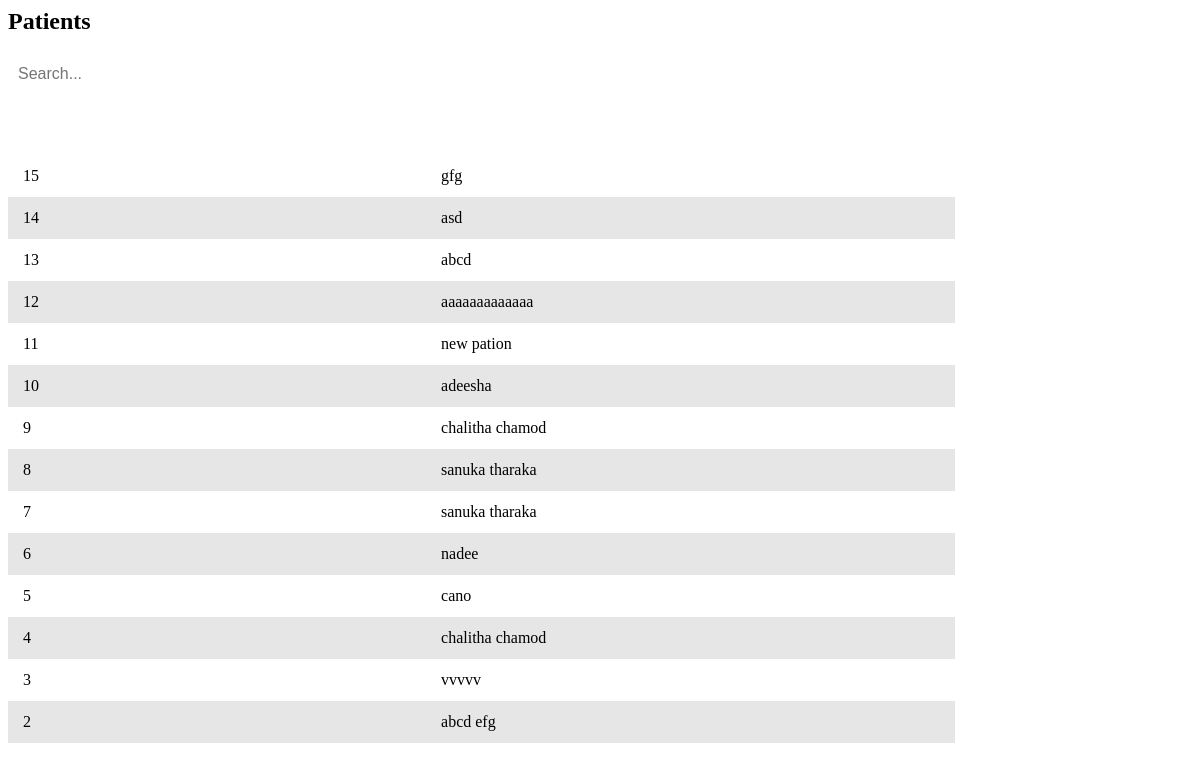
The app's page /reception/patients.php, older data.
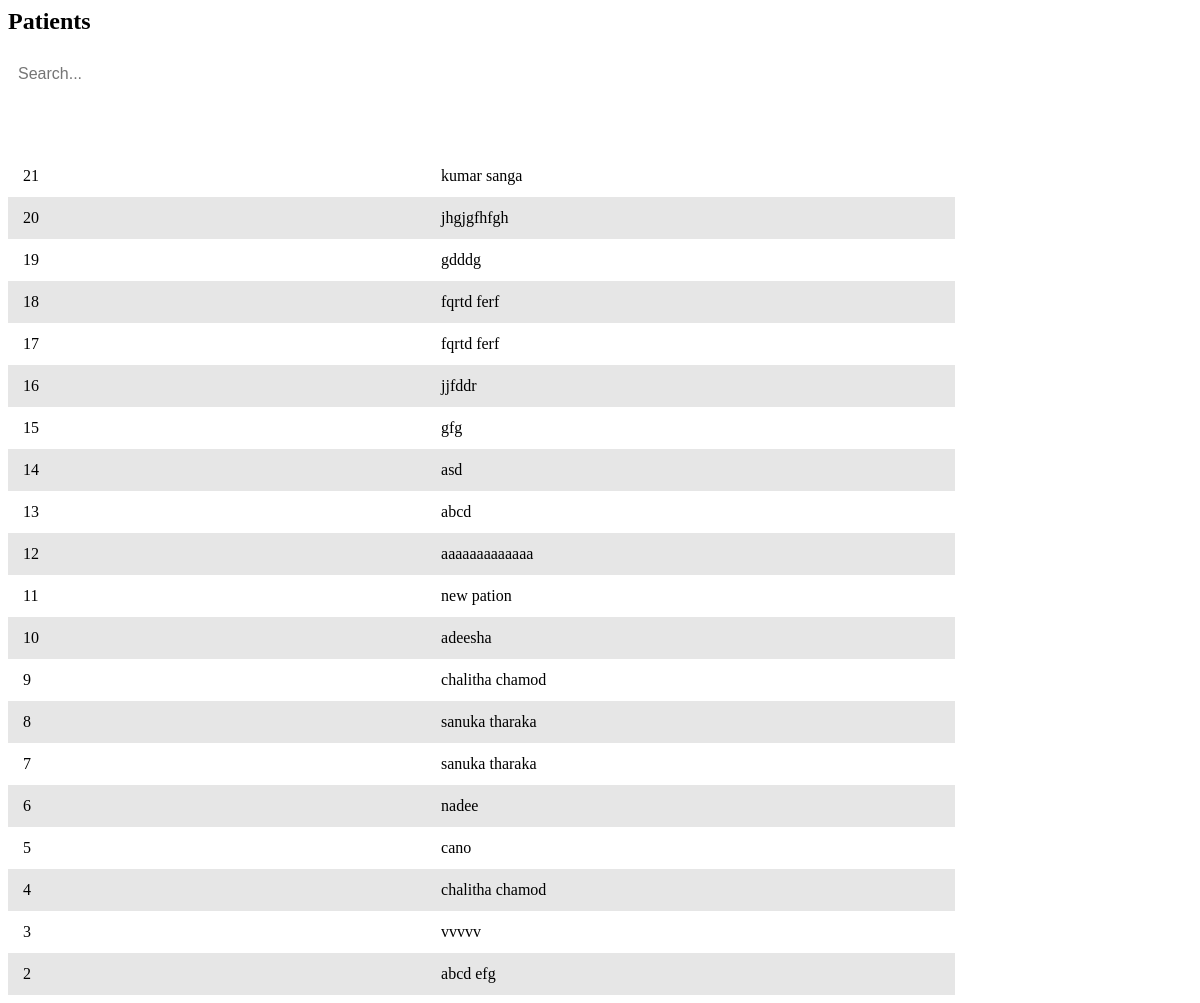
The same page, newer data.
### tables this page shows
CREATE TABLE IF NOT EXISTS `registered_patients` (
  `p_id` int NOT NULL AUTO_INCREMENT,
  `name` varchar(50) DEFAULT NULL,
  `mobile` varchar(12) DEFAULT NULL,
  `email` varchar(50) DEFAULT NULL,
  `id_num` varchar(20) DEFAULT NULL,
  `address` text,
  `age` int DEFAULT NULL,
  `register_date` datetime DEFAULT NULL,
  `reception_id` varchar(50) DEFAULT NULL,
  PRIMARY KEY (`p_id`),
  KEY `FK_register_patients_register_reception` (`reception_id`),
  CONSTRAINT `FK_register_patients_register_reception` FOREIGN KEY (`reception_id`) REFERENCES `registered_reception` (`id_num`)
);

### connection.php (called while the page is built, shortened)
<?php
class Database
{
    public static $connection;
    public static function SetUpConnection()
    {
        if (!isset(Database::$connection)) {
            Database::$connection = new mysqli("localhost", "root", "Chalithac*#3031", "healthcare", "3306");
        }
    }
    public static function search($q)
    {
        return Database::$connection->query($q);
    }
}

### reception/patients.php (the view, shortened to what this page needs)
<head>
</head>
<h2 class="content-title">Patients</h2>
<input type="text" id="searchBar" placeholder="Search..." onkeyup="filterTable()">
<table id="dataTable">
    <thead>
        <tr>
            <th>Patients ID</th>
            <th>Patients Name</th>
        </tr>
    </thead>
    <tbody>
    <?php
    require_once "../connection.php";
    $patientResultSet = Database::search("SELECT * FROM `registered_patients` ORDER BY `p_id` DESC");
    $patientCount = $patientResultSet->num_rows;
    if ($patientCount > 0) {
        while ($patientResult = $patientResultSet->fetch_assoc()) {
    ?>
                <tr ondblclick="window.location.href='profile-view.php?p_id=<?php echo $patientResult['p_id'] ?>'">
                    <td><?php echo $patientResult['p_id'] ?></td>
                    <td><?php echo $patientResult['name'] ?></td>
                </tr>
    <?php
        }
    }
    ?>
 </tbody>
</table>

Row changes from the older to the newer data that the page shows:
added registered_patients: p_id "21", name "kumar sanga"
added registered_patients: p_id "20", name "jhgjgfhfgh"
added registered_patients: p_id "19", name "gdddg"
added registered_patients: p_id "18", name "fqrtd ferf"
added registered_patients: p_id "17", name "fqrtd ferf"
added registered_patients: p_id "16", name "jjfddr"
